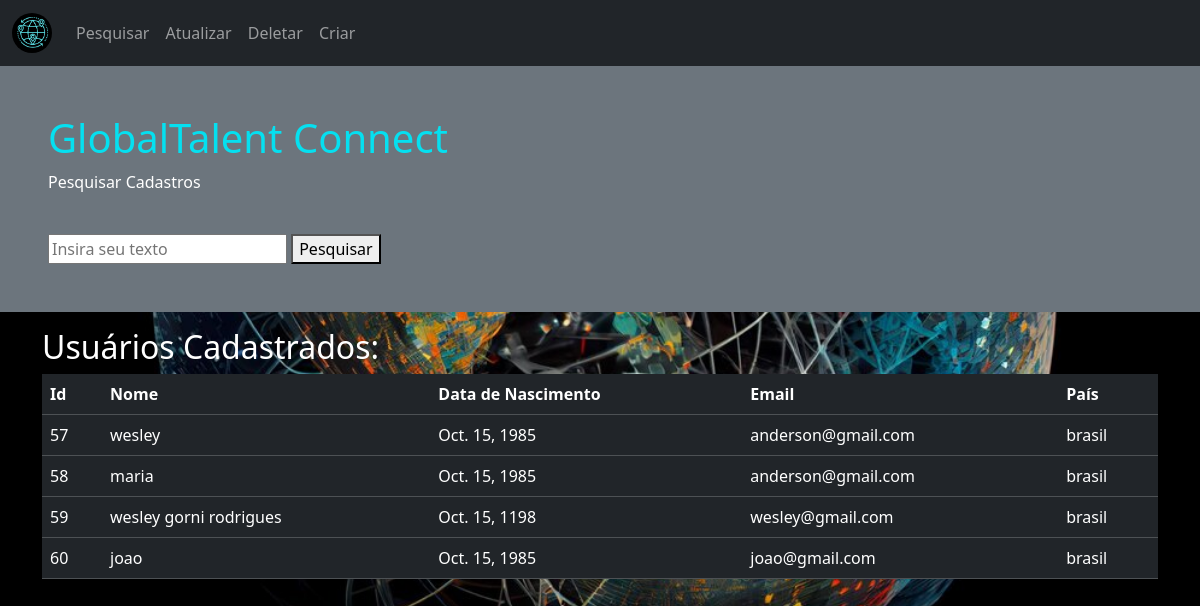
The page /pesquisar/ on the database its author committed.
### pag_app/models.py (models this page shows, shortened)
class Pessoa (models.Model):
    nome = models.CharField(max_length=150)
    data_nascimento = models.DateField(null=True, default=None)
    email = models.EmailField(max_length=150)
    pais = models.CharField(max_length=150)

### pag_app/views.py (the view)
# urls.py: path('pesquisar/', views.pesquisar, name="pesquisar"),
def pesquisar(request):
    if request.POST:
        nome = request.POST.get("nome")
        pessoa = Pessoa.objects.filter(nome__icontains=nome)
    else:
        pessoa = Pessoa.objects.all()
    return render(request, "pag_app/pesquisar.html", context={"dados":pessoa})

### pag_app/templates/pag_app/pesquisar.html (shortened to what this page needs)
{% extends "pag_app/global/global.html" %}
{% block content %}
{% load static %}
<link rel="stylesheet" href="{% static 'visual/css/style_home.css' %}">
<div class="p-5 bg-secondary text-white">
  <h1>GlobalTalent Connect</h1>
  <p>Pesquisar Cadastros</p>
  <br>
  <form action="{% url 'pesquisar' %}" method="POST">
    <input type="text" name="nome" placeholder="Insira seu texto">
    <button type="submit">Pesquisar</button>
  </form>
</div>
{% if dados %}
<div class="container mt-3">
  <h2>Usuários Cadastrados:</h2>
  <table class="table table-dark">
    <thead>
      <tr>
        <th>Id</th>
        <th>Nome</th>
        <th>Data de Nascimento</th>
        <th>Email</th>
        <th>País</th>
      </tr>
    </thead>
    <tbody>
      {% for i in dados %}
      <tr>
        <td>{{i.id}}</td>
        <td>{{i.nome}}</td>
        <td>{{i.data_nascimento}}</td>
        <td>{{i.email}}</td>
        <td>{{i.pais}}</td>
      </tr>
      {% endfor %}
    </tbody>
  </table>
</div>
</div>
{% else %}
<div class="container mt-3">
  <p>Nenhum registro foi encontrado.</p>
</div>
{% endif %}
{% endblock content %}

### pag_app/static/visual/css/style_home.css (style rules this page uses)
h1 { color: #05e0f0; }

### rows shown on the page
Pessoa: id "57", nome "wesley", data_nascimento "Oct. 15, 1985", email "anderson@gmail.com", pais "brasil"
Pessoa: id "58", nome "maria", data_nascimento "Oct. 15, 1985", email "anderson@gmail.com", pais "brasil"
Pessoa: id "59", nome "wesley gorni rodrigues", data_nascimento "Oct. 15, 1198", email "wesley@gmail.com", pais "brasil"
Pessoa: id "60", nome "joao", data_nascimento "Oct. 15, 1985", email "joao@gmail.com", pais "brasil"
